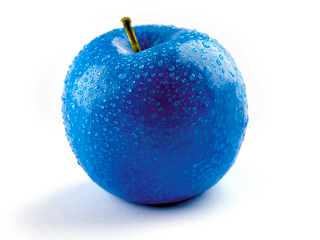
//> input picture OpenCV-Template/Images/BlueApple.bmp, 320 x 240 px
$ ./main   (built with g++ and OpenCV 4)
//> lines starting //> are read from the running program, lines starting //| are printed output that depends on the picture; after the words box and inside, x2 and y2 are one past the last pixel; in counts of white or black regions, pixels touching at a corner belong together
// Include files for required libraries
#include <stdio.h>

#include "opencv_aee.hpp"
#include "main.hpp"     // You can use this file for declaring defined values and functions
using namespace cv;
void setup(void)
{
    /// Setup camera won't work if you don't have a compatible webcam
    //setupCamera(320, 240);  // Enable the camera for OpenCV
}

int main( int argc, char** argv )
{
    setup();    // Call a setup function to prepare IO and devices

    namedWindow("Photo");   // Create a GUI window called photo

    while(1)    // Main loop to perform image processing
    {
        Mat frame;

        // Can't capture frames without a camera attached. Use static images instead
        while(frame.empty())
        {
            /// Can't capture frames without a camera attached. Use static images instead
            //frame = captureFrame(); // Capture a frame from the camera and store in a new matrix variable
            frame = imread("Images/BlueApple.bmp");
//> frame is the input picture: 240 rows x 320 cols, CV_8UC3; mean B, G, R 223.8, 195.8, 169.4


            //detect red
            int min_color_array[5] = {0, 20, 35, 81, 126};
            int max_color_array[5] = {19, 34, 80, 125, 180};

            int i;
            int minimum;
            int maximum;
            int actual_nonZero = 0;
            int nonZeroVar = 0;

            int maximum_var;
            int minimum_var;

            Mat frame_HSV;
            cvtColor(frame, frame_HSV, COLOR_BGR2HSV); // Convert the image to HSV
//> frame_HSV: 240 rows x 320 cols, CV_8UC3; mean H, S, V 51.7, 80.1, 224.1
            Mat kernel = getStructuringElement(MORPH_ELLIPSE, Size(5, 5));
            morphologyEx(frame_HSV, frame_HSV, MORPH_OPEN, kernel);
//> frame_HSV: 240 rows x 320 cols, CV_8UC3; mean H, S, V 50, 75.4, 221.7

            for (i = 0 ; i < 4 ; i++)
            {

               Mat frame_GREY;

               minimum = min_color_array[i];
               maximum = max_color_array[i];

               //printf("\nMin: %d\nMax: %d\n", minimum, maximum);


               inRange(frame_HSV, Scalar(minimum, 68, 57), Scalar(maximum, 255, 255), frame_GREY);

               nonZeroVar = countNonZero(frame_GREY);

               if (nonZeroVar > actual_nonZero)
               {
                   maximum_var = maximum;
                   minimum_var = minimum;
                   actual_nonZero = nonZeroVar;
               }

            }
//> this loop made 4 passes
//> (nonZeroVar, actual_nonZero) on passes 1, 2, 4: (48, 48), (135, 135), (26967, 26967)
//> nonZeroVar on pass 3: 35
//> pass 1, `inRange(frame_HSV, Scalar(minimum, 68, 57), Scalar(maximum, 255, 255),..`:
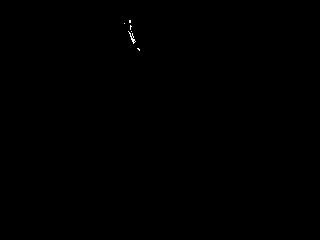
//> frame_GREY: 240 rows x 320 cols, CV_8UC1; 0.06% white in thin lines or dots, all inside (x1, y1, x2, y2) = (124, 20, 140, 51)
//> pass 2, `inRange(frame_HSV, Scalar(minimum, 68, 57), Scalar(maximum, 255, 255),..`:
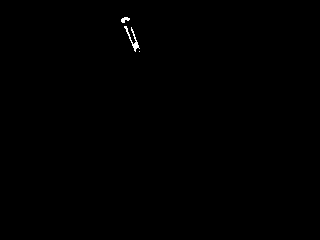
//> frame_GREY: 240 rows x 320 cols, CV_8UC1; 0.18% white in thin lines or dots, all inside (x1, y1, x2, y2) = (121, 17, 140, 52)
//> pass 3, `inRange(frame_HSV, Scalar(minimum, 68, 57), Scalar(maximum, 255, 255),..`:
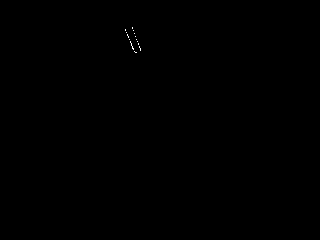
//> frame_GREY: 240 rows x 320 cols, CV_8UC1; 0.05% white in thin lines or dots, all inside (x1, y1, x2, y2) = (125, 27, 141, 53)
//> after the loop, maximum_var = 125; minimum_var = 81; actual_nonZero = 26967

                if (minimum_var >= 0 && maximum_var < 20)
                {
                    printf("\nRed");
                }
                else if(minimum_var >= 20 && maximum_var < 35)
                {
                    printf("\nYellow");
                }
                else if(minimum_var >= 35 && maximum_var < 81)
                {
                    printf("\nGreen");
                }
                else if(minimum_var >= 81 && maximum_var < 127)
                {
                    printf("\nBlue");
                }
                else if(minimum_var >= 127 && maximum_var < 181)
                {
                    printf("\nPink");
                }

            //printf("\nMin_VAR: %d\nMax_VAR: %d", minimum_var, maximum_var);


        }


        imshow("Photo", frame); //Display the image in the window

        int key = waitKey(1);   // Wait 1ms for a keypress (required to update windows)
//> the Esc key is pressed

        key = (key==255) ? -1 : key;    // Check if the ESC key has been pressed
        if (key == 27)
            break;
	}

	closeCV();  // Disable the camera and close any windows
//> (this line was passed over: closeCV is not available in this run)

	return 0;
}

$ run again, with OpenCV-Template/Images/GreenApple.bmp copied over OpenCV-Template/Images/BlueApple.bmp
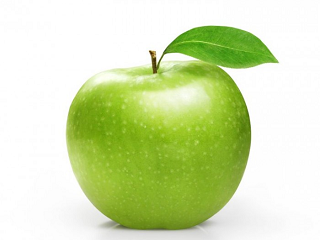
//> input picture OpenCV-Template/Images/GreenApple.bmp, 320 x 240 px
//> frame is the input picture: 240 rows x 320 cols, CV_8UC3; mean B, G, R 178.4, 226.2, 211.3
//> the loop `for (i = 0 ; i < 4 ; i++)` made 4 passes
//> (nonZeroVar, actual_nonZero) on passes 1 to 3: (6, 6), (75, 75), (27251, 27251)
//> pass 3, `inRange(frame_HSV, Scalar(minimum, 68, 57), Scalar(maximum, 255, 255),..`:
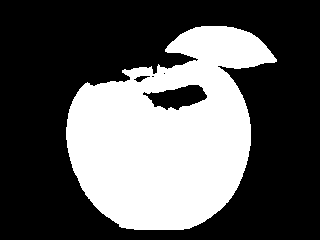
//> frame_GREY: 240 rows x 320 cols, CV_8UC1; 35.5% white; 1 white region, box (x1, y1, x2, y2) and area: (66, 26, 277, 230) 27251
//> after the loop `for (i = 0 ; i < 4 ; i++)`: maximum_var = 80; minimum_var = 35; actual_nonZero = 27251
